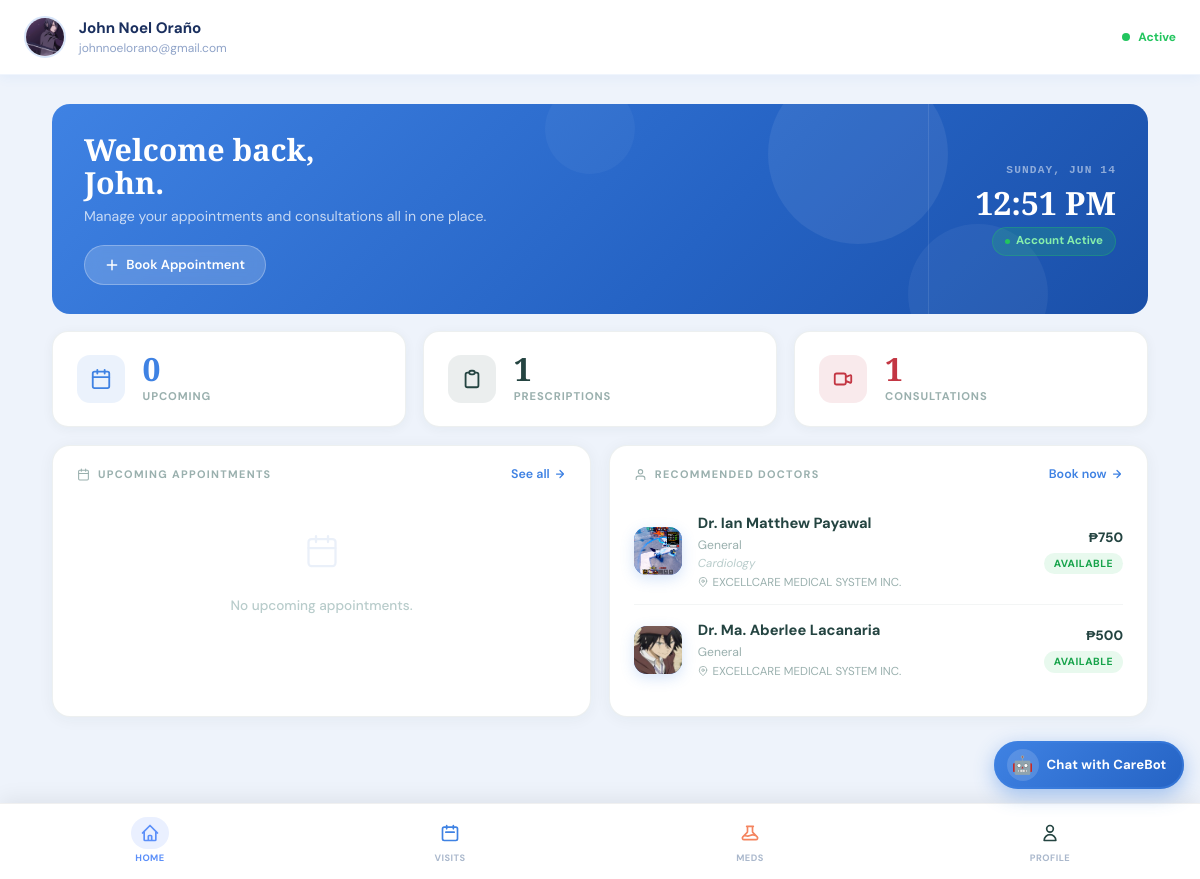
/dashboard.php (signed in), run on the app's committed database.
### tables this page shows
CREATE TABLE `patients` (
  `id` int NOT NULL AUTO_INCREMENT,
  `full_name` varchar(150) NOT NULL,
  `date_of_birth` date NOT NULL,
  `gender` enum('Male','Female','Prefer not to say') NOT NULL,
  `email` varchar(150) NOT NULL,
  `phone_number` varchar(20) NOT NULL,
  `profile_photo` varchar(255) DEFAULT NULL,
  `emergency_name` varchar(150) DEFAULT NULL,
  `emergency_relationship` varchar(80) DEFAULT NULL,
  `emergency_number` varchar(20) DEFAULT NULL,
  `password` varchar(255) NOT NULL,
  `security_question` varchar(255) DEFAULT NULL,
  `security_answer` varchar(255) DEFAULT NULL,
  `home_address` varchar(255) DEFAULT NULL,
  `city` varchar(100) DEFAULT NULL,
  `country_region` varchar(100) DEFAULT NULL,
  `insurance_provider` varchar(150) DEFAULT NULL,
  `insurance_policy_no` varchar(100) DEFAULT NULL,
  `preferred_language` varchar(80) DEFAULT 'English',
  `created_at` timestamp NULL DEFAULT CURRENT_TIMESTAMP,
  `updated_at` timestamp NULL DEFAULT CURRENT_TIMESTAMP ON UPDATE CURRENT_TIMESTAMP,
  `is_verified` tinyint(1) NOT NULL DEFAULT '0',
  `verification_token` varchar(64) DEFAULT NULL,
  `token_expires_at` datetime DEFAULT NULL,
  `reset_token` varchar(64) DEFAULT NULL,
  `reset_expires` datetime DEFAULT NULL,
  `is_active` tinyint(1) NOT NULL DEFAULT '1',
  PRIMARY KEY (`id`),
  UNIQUE KEY `email` (`email`)
);

CREATE TABLE `doctors` (
  `id` int NOT NULL AUTO_INCREMENT,
  `full_name` varchar(150) NOT NULL,
  `specialty` varchar(100) DEFAULT NULL,
  `subspecialty` varchar(100) DEFAULT NULL,
  `clinic_name` varchar(150) DEFAULT NULL,
  `email` varchar(150) NOT NULL,
  `password` varchar(255) DEFAULT NULL,
  `phone_number` varchar(20) DEFAULT NULL,
  `profile_photo` varchar(255) DEFAULT NULL,
  `bio` text,
  `consultation_fee` decimal(10,2) DEFAULT '0.00',
  `languages_spoken` varchar(255) DEFAULT NULL,
  `rating` decimal(2,1) DEFAULT '0.0',
  `access_level` enum('junior','senior','consultant') DEFAULT 'junior',
  `status` enum('pending','active','inactive') DEFAULT 'pending',
  `is_available` tinyint(1) DEFAULT '0',
  `license_number` varchar(100) DEFAULT NULL,
  `issuing_board` varchar(150) DEFAULT NULL,
  `license_file` varchar(255) DEFAULT NULL,
  `board_cert_file` varchar(255) DEFAULT NULL,
  `consent_signed` tinyint(1) DEFAULT '0',
  `is_verified` tinyint(1) DEFAULT '0',
  `verified_at` timestamp NULL DEFAULT NULL,
  `verified_by` int DEFAULT NULL,
  `invite_token` varchar(100) DEFAULT NULL,
  `invite_expires` datetime DEFAULT NULL,
  `setup_complete` tinyint(1) DEFAULT '0',
  `created_at` timestamp NULL DEFAULT CURRENT_TIMESTAMP,
  `updated_at` timestamp NULL DEFAULT CURRENT_TIMESTAMP ON UPDATE CURRENT_TIMESTAMP,
  PRIMARY KEY (`id`),
  UNIQUE KEY `email` (`email`),
  KEY `verified_by` (`verified_by`),
  CONSTRAINT `doctors_ibfk_1` FOREIGN KEY (`verified_by`) REFERENCES `admins` (`id`) ON DELETE SET NULL
);

### includes/auth.php (called while the page is built, shortened)
<?php
require_once __DIR__ . '/../database/config.php';
$patient_id = $_SESSION['patient_id'];
$p = $conn->query("SELECT * FROM patients WHERE id = $patient_id")->fetch_assoc();

### dashboard.php (the view, shortened to what this page needs)
<?php
require_once 'includes/auth.php';
$upcoming_count     = $conn->query("SELECT COUNT(*) c FROM appointments WHERE patient_id=$patient_id AND status IN ('Pending','Confirmed') AND appointment_date >= CURDATE()")->fetch_assoc()['c'];
$prescription_count = $conn->query("SELECT COUNT(*) c FROM prescriptions WHERE patient_id=$patient_id AND status='Active'")->fetch_assoc()['c'];
$completed_count    = $conn->query("SELECT COUNT(*) c FROM appointments WHERE patient_id=$patient_id AND status='Completed'")->fetch_assoc()['c'];
$recommended = $conn->query("
    SELECT * FROM doctors
    WHERE status = 'active' AND is_available = 1
    ORDER BY RAND()
    LIMIT 3
");
require_once 'includes/header.php';
?>
<div class="page">
<div class="db-grid">
  <div class="db-welcome">
    <div class="welcome-banner">
      <div class="welcome-orb-1"></div>
      <div class="welcome-orb-2"></div>
      <div class="welcome-orb-3"></div>
      <div class="welcome-banner-left">
        <?php
          $parts     = explode(' ', $p['full_name']);
          $firstName = $parts[0];
        ?>
        <div class="welcome-name">
          Welcome back,<br><?= htmlspecialchars($firstName) ?>.
        </div>
        <p class="welcome-sub">Manage your appointments and consultations all in one place.</p>
        <a href="visits.php" class="welcome-btn">
          <svg width="14" height="14" fill="none" viewBox="0 0 24 24" stroke="currentColor" stroke-width="2.5" stroke-linecap="round" stroke-linejoin="round"><path d="M12 4v16m8-8H4"/></svg>
          Book Appointment
        </a>
      </div>
      <div class="welcome-banner-right">
        <div class="welcome-date" id="wb-date">--</div>
        <div class="welcome-time" id="wb-time">--:--</div>
        <div class="welcome-status">
          <span class="welcome-status-dot"></span>
          Account Active
        </div>
      </div>
    </div>
  </div>
  <div class="db-stats">
    <div class="stats-row">
      <div class="stat-card s-blue">
        <div class="stat-icon si-blue">
          <svg viewBox="0 0 24 24" fill="none" stroke="currentColor" stroke-width="2" stroke-linecap="round" stroke-linejoin="round"><rect x="3" y="4" width="18" height="18" rx="2"/><path d="M16 2v4M8 2v4M3 10h18"/></svg>
        </div>
        <div>
          <div class="stat-num blue"><?= $upcoming_count ?></div>
          <div class="stat-lbl">Upcoming</div>
        </div>
      </div>
      <div class="stat-card s-green">
        <div class="stat-icon si-green">
          <svg viewBox="0 0 24 24" fill="none" stroke="currentColor" stroke-width="2" stroke-linecap="round" stroke-linejoin="round"><path d="M9 5H7a2 2 0 00-2 2v12a2 2 0 002 2h10a2 2 0 002-2V7a2 2 0 00-2-2h-2M9 5a2 2 0 002 2h2a2 2 0 002-2M9 5a2 2 0 012-2h2a2 2 0 012 2"/></svg>
        </div>
        <div>
          <div class="stat-num green"><?= $prescription_count ?></div>
          <div class="stat-lbl">Prescriptions</div>
        </div>
      </div>
      <div class="stat-card s-red">
        <div class="stat-icon si-red">
          <svg viewBox="0 0 24 24" fill="none" stroke="currentColor" stroke-width="2" stroke-linecap="round" stroke-linejoin="round"><path d="M15 10l4.553-2.069A1 1 0 0121 8.87V15.13a1 1 0 01-1.447.9L15 14M3 8a2 2 0 012-2h8a2 2 0 012 2v8a2 2 0 01-2 2H5a2 2 0 01-2-2V8z"/></svg>
        </div>
        <div>
          <div class="stat-num red"><?= $completed_count ?></div>
          <div class="stat-lbl">Consultations</div>
        </div>
      </div>
    </div>
  </div>
  <div class="db-appts">
    <div class="db-card">
      <div class="db-card-head">
        <div class="db-card-title">
          <svg viewBox="0 0 24 24" fill="none" stroke="currentColor" stroke-width="2" stroke-linecap="round" stroke-linejoin="round"><rect x="3" y="4" width="18" height="18" rx="2"/><path d="M16 2v4M8 2v4M3 10h18"/></svg>
          Upcoming Appointments
        </div>
        <a href="visits.php" class="db-card-link">
          See all
          <svg viewBox="0 0 24 24" fill="none" stroke="currentColor" stroke-width="2.5" stroke-linecap="round" stroke-linejoin="round"><path d="M5 12h14M12 5l7 7-7 7"/></svg>
        </a>
      </div>
      <div class="db-card-body">
        <?php
        $has = false;
        ?>
        <?php if (!$has): ?>
        <div class="empty-state">
          <svg viewBox="0 0 24 24" fill="none" stroke="currentColor" stroke-width="1.5" stroke-linecap="round" stroke-linejoin="round"><rect x="3" y="4" width="18" height="18" rx="2"/><path d="M16 2v4M8 2v4M3 10h18"/></svg>
          <p>No upcoming appointments.</p>
        </div>
        <?php endif; ?>
      </div>
    </div>
  </div>
  <div class="db-doctors">
    <div class="db-card">
      <div class="db-card-head">
        <div class="db-card-title">
          <svg viewBox="0 0 24 24" fill="none" stroke="currentColor" stroke-width="2" stroke-linecap="round" stroke-linejoin="round"><path d="M20 21v-2a4 4 0 00-4-4H8a4 4 0 00-4 4v2"/><circle cx="12" cy="7" r="4"/></svg>
          Recommended Doctors
        </div>
        <a href="visits.php" class="db-card-link">
          Book now
          <svg viewBox="0 0 24 24" fill="none" stroke="currentColor" stroke-width="2.5" stroke-linecap="round" stroke-linejoin="round"><path d="M5 12h14M12 5l7 7-7 7"/></svg>
        </a>
      </div>
      <div class="db-card-body">
        <?php if ($recommended && $recommended->num_rows > 0): ?>
          <?php while ($doc = $recommended->fetch_assoc()): ?>
          <div class="doc-item">
            <div class="doc-avatar">
              <?php if (!empty($doc['profile_photo'])): ?>
                <img src="../<?= htmlspecialchars($doc['profile_photo']) ?>" alt=""/>
              <?php else: ?>
                <?= strtoupper(substr($doc['full_name'], 0, 2)) ?>
              <?php endif; ?>
            </div>
            <div class="doc-info">
              <div class="doc-name">Dr. <?= htmlspecialchars($doc['full_name']) ?></div>
              <div class="doc-spec"><?= htmlspecialchars($doc['specialty'] ?? 'General Practitioner') ?></div>
              <?php if (!empty($doc['subspecialty'])): ?>
              <div class="doc-sub"><?= htmlspecialchars($doc['subspecialty']) ?></div>
              <?php endif; ?>
              <?php if (!empty($doc['clinic_name'])): ?>
              <div class="doc-clinic">
                <svg viewBox="0 0 24 24" fill="none" stroke="currentColor" stroke-width="2" stroke-linecap="round" stroke-linejoin="round"><path d="M21 10c0 7-9 13-9 13s-9-6-9-13a9 9 0 0118 0z"/><circle cx="12" cy="10" r="3"/></svg>
                <?= htmlspecialchars($doc['clinic_name']) ?>
              </div>
              <?php endif; ?>
            </div>
            <div class="doc-right">
              <?php if (!empty($doc['consultation_fee']) && $doc['consultation_fee'] > 0): ?>
              <div class="doc-fee">&#8369;<?= number_format($doc['consultation_fee'], 0) ?></div>
              <?php endif; ?>
              <span class="doc-avail">Available</span>
            </div>
          </div>
          <?php endwhile; ?>
        <?php endif; ?>
      </div>
    </div>
  </div>
</div>
</div>
<?php require_once 'includes/nav.php'; ?>
</body>
</html>

### includes/header.php (shortened to what this page needs)
<!DOCTYPE html>
<html lang="en">
<head>
  <script src="https://cdn.tailwindcss.com"></script>
  <link rel="stylesheet" href="includes/styles.css"/>
</head>
<body>
<div class="top-header">
  <div style="display:flex;align-items:center;gap:0.8rem;">
    <?php if (!empty($p['profile_photo'])): ?>
      <img src="<?= htmlspecialchars($p['profile_photo']) ?>"
           style="width:42px;height:42px;border-radius:50%;object-fit:cover;border:2px solid rgba(63,130,227,0.2);"/>
    <?php else: ?>
      <div class="avatar-circle"><?= $initials ?></div>
    <?php endif; ?>
    <div>
      <div style="font-weight:700;font-size:0.95rem;color:var(--text);"><?= htmlspecialchars($p['full_name']) ?></div>
      <div style="font-size:0.75rem;color:var(--muted);"><?= htmlspecialchars($p['email']) ?></div>
    </div>
  </div>
  <div style="display:flex;align-items:center;gap:0.5rem;">
    <span style="width:8px;height:8px;border-radius:50%;background:#22c55e;display:inline-block;"></span>
    <span style="font-size:0.75rem;color:#22c55e;font-weight:700;">Active</span>
  </div>
</div>
<div id="carebotWidget" style="
  position:fixed;
  bottom:90px;
  right:16px;
  z-index:999;
  display:flex;
  flex-direction:column;
  align-items:flex-end;
  gap:10px;
">
  <button onclick="toggleCarebot()" class="carebot-btn" style="
    height:48px;
    border-radius:50px;
    background:linear-gradient(135deg,#3F82E3,#2563C4);
    border:none;
    cursor:pointer;
    display:flex;
    align-items:center;
    justify-content:center;
    gap:0.5rem;
    padding:0 1.1rem 0 0.8rem;
    box-shadow:0 6px 20px rgba(63,130,227,0.45);
    position:relative;
    flex-shrink:0;
  ">
    <div style="position:absolute;inset:0;border-radius:50px;border:2px solid rgba(63,130,227,0.5);animation:carebotPulse 2s ease-out infinite;pointer-events:none;"></div>
    <div id="cbIconOpen" style="width:32px;height:32px;border-radius:50%;background:rgba(255,255,255,0.15);display:flex;align-items:center;justify-content:center;font-size:1.1rem;flex-shrink:0;">🤖</div>
    <span id="cbLabel" style="color:#fff;font-weight:700;font-size:0.82rem;white-space:nowrap;letter-spacing:0.01em;">Chat with CareBot</span>
  </button>
</div>

### includes/styles.css (style rules this page uses)
:root { --red:#C33643; --green:#244441; --blue:#3F82E3; --blue-dark:#2563C4; --blue-light:#EBF2FD; --bg:#EEF3FB; --white:#FFFFFF; --text:#1a2f5e; --muted:#8fa3c8; }
* { box-sizing:border-box; }
body { font-family:'DM Sans',sans-serif; background:var(--bg); color:var(--text); margin:0; padding-bottom:82px; }
.top-header { background:var(--white); padding:1rem 1.5rem; display:flex; align-items:center; justify-content:space-between; border-bottom:1px solid rgba(63,130,227,0.08); position:sticky; top:0; z-index:50; box-shadow:0 2px 12px rgba(63,130,227,0.07); }
.page { padding:1.4rem; max-width:680px; margin:0 auto; animation:fadeUp 0.3s ease; }
.empty-state { text-align:center; padding:3rem 1rem; color:var(--muted); font-size:0.86rem; }
.empty-state svg { width:44px; height:44px; stroke:#c5d5ef; margin:0 auto 1rem; display:block; }

### includes/header.php (style rules this page uses)
.carebot-btn { transition:transform 0.2s, box-shadow 0.2s; }
.carebot-btn { transition:transform 0.2s,box-shadow 0.2s; }

### data on the page
patients: profile_photo (picture), full_name "John Noel Oraño", email "johnnoelorano@gmail.com", full_name "John"
doctors: profile_photo (picture), full_name "Ian Matthew Payawal", specialty "General", subspecialty "Cardiology", clinic_name "EXCELLCARE MEDICAL SYSTEM INC.", consultation_fee "750"
doctors: profile_photo (picture), full_name "Ma. Aberlee Lacanaria", specialty "General", clinic_name "EXCELLCARE MEDICAL SYSTEM INC.", consultation_fee "500"

### other printed values
$upcoming_count "0"
$prescription_count "1"
$completed_count "1"
$item['label'] "HOME"
$item['label'] "VISITS"
$item['label'] "MEDS"
$item['label'] "PROFILE"
